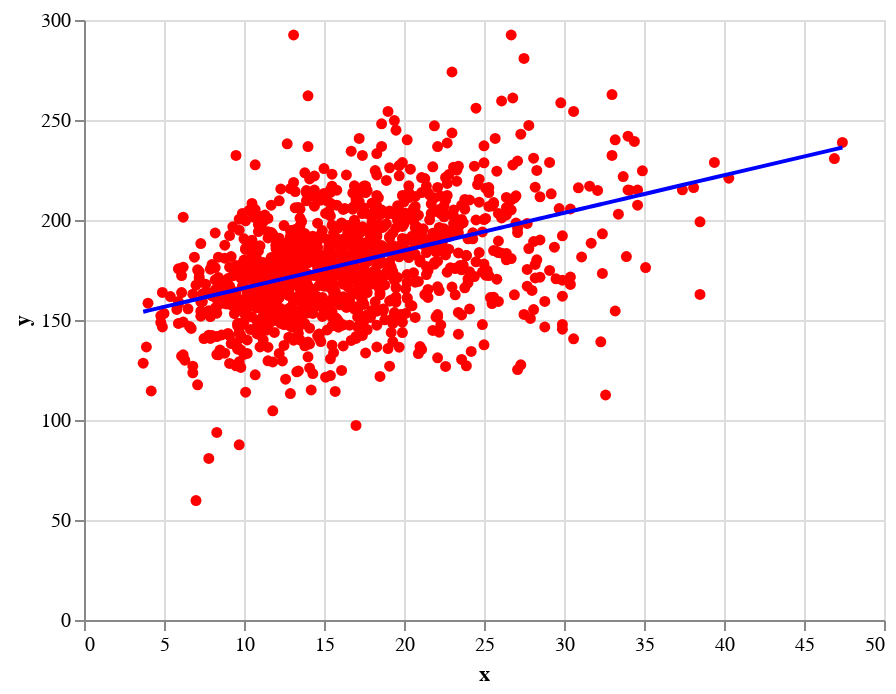

Notebook code for this chart:
### Code cell
scatter_chart+line_chart

### Figure 1 — Vega-Lite specification as saved in the notebook (floating-point values rounded to 4 significant figures; data arrays with more than 128 entries replaced by an {"elided": "..."} marker saying what was removed)
{"config": {"view": {"continuousWidth": 400, "continuousHeight": 300}}, "layer": [{"data": {"name": "data-cd34c70ebf8a680021ecfd83b205d722"}, "mark": {"type": "circle", "color": "red", "opacity": 1}, "encoding": {"x": {"field": "x", "type": "quantitative"}, "y": {"field": "y", "type": "quantitative"}}}, {"data": {"name": "data-b2c9603d3e7e6639082821d6462ed5e0"}, "mark": {"type": "line", "color": "blue", "opacity": 1}, "encoding": {"x": {"field": "x", "type": "quantitative"}, "y": {"field": "y", "type": "quantitative"}}}], "$schema": "https://vega.github.io/schema/vega-lite/v4.17.0.json", "datasets": {"data-cd34c70ebf8a680021ecfd83b205d722": {"elided": "1219 records"}, "data-b2c9603d3e7e6639082821d6462ed5e0": {"elided": "1219 records"}}}
